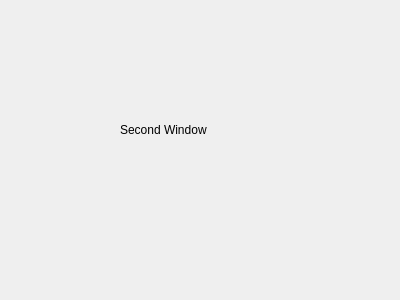
<?xml version="1.0" encoding="UTF-8"?>
<ui version="4.0">
 <class>SecondWindow</class>
 <widget class="QDialog" name="SecondWindow">
  <property name="geometry">
   <rect>
    <x>0</x>
    <y>0</y>
    <width>400</width>
    <height>300</height>
   </rect>
  </property>
  <property name="windowTitle">
   <string>Dialog</string>
  </property>
  <widget class="QLabel" name="label">
   <property name="geometry">
    <rect>
     <x>120</x>
     <y>120</y>
     <width>211</width>
     <height>20</height>
    </rect>
   </property>
   <property name="text">
    <string>Second Window</string>
   </property>
  </widget>
 </widget>
 <resources/>
 <connections/>
</ui>
